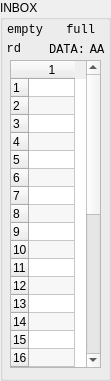
   <widget class="QGroupBox" name="gINBOX">
    <property name="geometry">
     <rect>
      <x>10</x>
      <y>110</y>
      <width>111</width>
      <height>381</height>
     </rect>
    </property>
    <property name="styleSheet">
     <string notr="true"/>
    </property>
    <property name="title">
     <string>INBOX</string>
    </property>
    <widget class="QTableWidget" name="tblINBOX">
     <property name="geometry">
      <rect>
       <x>10</x>
       <y>60</y>
       <width>91</width>
       <height>308</height>
      </rect>
     </property>
     <property name="frameShape">
      <enum>QFrame::StyledPanel</enum>
     </property>
     <property name="frameShadow">
      <enum>QFrame::Sunken</enum>
     </property>
     <property name="alternatingRowColors">
      <bool>true</bool>
     </property>
     <property name="selectionMode">
      <enum>QAbstractItemView::SingleSelection</enum>
     </property>
     <property name="rowCount">
      <number>32</number>
     </property>
     <property name="columnCount">
      <number>1</number>
     </property>
     <attribute name="horizontalHeaderDefaultSectionSize">
      <number>46</number>
     </attribute>
     <attribute name="verticalHeaderDefaultSectionSize">
      <number>18</number>
     </attribute>
     <row/>
     <row/>
     <row/>
     <row/>
     <row/>
     <row/>
     <row/>
     <row/>
     <row/>
     <row/>
     <row/>
     <row/>
     <row/>
     <row/>
     <row/>
     <row/>
     <row/>
     <row/>
     <row/>
     <row/>
     <row/>
     <row/>
     <row/>
     <row/>
     <row/>
     <row/>
     <row/>
     <row/>
     <row/>
     <row/>
     <row/>
     <row/>
     <column/>
    </widget>
    <widget class="QLabel" name="INBOX_data">
     <property name="geometry">
      <rect>
       <x>87</x>
       <y>40</y>
       <width>20</width>
       <height>20</height>
      </rect>
     </property>
     <property name="font">
      <font>
       <family>Monospace</family>
       <pointsize>9</pointsize>
      </font>
     </property>
     <property name="text">
      <string>AA</string>
     </property>
     <property name="alignment">
      <set>Qt::AlignCenter</set>
     </property>
    </widget>
    <widget class="QLabel" name="label_30">
     <property name="geometry">
      <rect>
       <x>45</x>
       <y>40</y>
       <width>40</width>
       <height>20</height>
      </rect>
     </property>
     <property name="font">
      <font>
       <family>Monospace</family>
       <pointsize>9</pointsize>
      </font>
     </property>
     <property name="text">
      <string>DATA:</string>
     </property>
     <property name="alignment">
      <set>Qt::AlignRight|Qt::AlignTrailing|Qt::AlignVCenter</set>
     </property>
    </widget>
    <widget class="QLabel" name="label_33">
     <property name="geometry">
      <rect>
       <x>2</x>
       <y>20</y>
       <width>41</width>
       <height>20</height>
      </rect>
     </property>
     <property name="font">
      <font>
       <family>Monospace</family>
       <pointsize>9</pointsize>
      </font>
     </property>
     <property name="text">
      <string>empty</string>
     </property>
     <property name="alignment">
      <set>Qt::AlignRight|Qt::AlignTrailing|Qt::AlignVCenter</set>
     </property>
    </widget>
    <widget class="MLed" name="led_INBOX_empty">
     <property name="geometry">
      <rect>
       <x>46</x>
       <y>25</y>
       <width>10</width>
       <height>10</height>
      </rect>
     </property>
     <property name="text">
      <string/>
     </property>
     <property name="pixmap">
      <pixmap resource="assets.qrc">:/assets/leds/assets/leds/green_off.svg</pixmap>
     </property>
     <property name="scaledContents">
      <bool>true</bool>
     </property>
    </widget>
    <widget class="QLabel" name="label_34">
     <property name="geometry">
      <rect>
       <x>64</x>
       <y>20</y>
       <width>31</width>
       <height>20</height>
      </rect>
     </property>
     <property name="font">
      <font>
       <family>Monospace</family>
       <pointsize>9</pointsize>
      </font>
     </property>
     <property name="text">
      <string>full</string>
     </property>
     <property name="alignment">
      <set>Qt::AlignRight|Qt::AlignTrailing|Qt::AlignVCenter</set>
     </property>
    </widget>
    <widget class="MLed" name="led_INBOX_full">
     <property name="geometry">
      <rect>
       <x>97</x>
       <y>25</y>
       <width>10</width>
       <height>10</height>
      </rect>
     </property>
     <property name="text">
      <string/>
     </property>
     <property name="pixmap">
      <pixmap resource="assets.qrc">:/assets/leds/assets/leds/green_off.svg</pixmap>
     </property>
     <property name="scaledContents">
      <bool>true</bool>
     </property>
    </widget>
    <widget class="MLed" name="led_INBOX_rd">
     <property name="geometry">
      <rect>
       <x>27</x>
       <y>44</y>
       <width>10</width>
       <height>10</height>
      </rect>
     </property>
     <property name="text">
      <string/>
     </property>
     <property name="pixmap">
      <pixmap resource="assets.qrc">:/assets/leds/assets/leds/green_off.svg</pixmap>
     </property>
     <property name="scaledContents">
      <bool>true</bool>
     </property>
    </widget>
    <widget class="QLabel" name="label_35">
     <property name="geometry">
      <rect>
       <x>1</x>
       <y>39</y>
       <width>20</width>
       <height>20</height>
      </rect>
     </property>
     <property name="font">
      <font>
       <family>Monospace</family>
       <pointsize>9</pointsize>
      </font>
     </property>
     <property name="text">
      <string>rd</string>
     </property>
     <property name="alignment">
      <set>Qt::AlignRight|Qt::AlignTrailing|Qt::AlignVCenter</set>
     </property>
    </widget>
   </widget>
